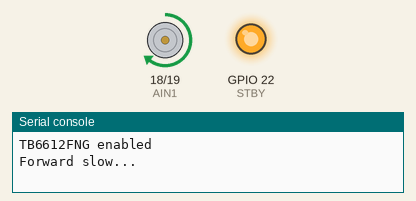
This program was run on a simulated ESP32 board running MicroPython. Shown: motor-driver pin pairs drawn as motors (green arrow = first pin HIGH = forward, orange = second pin HIGH = backward, longer = more drive, scaled by the enable pin, stopped while the standby pin is LOW), output pins drawn as LEDs (lit = HIGH), the last lines printed to the serial console. At 26.0 s the program stops and its outputs stay as they are.

Above: at 0.1 s.
At 5.1 s:
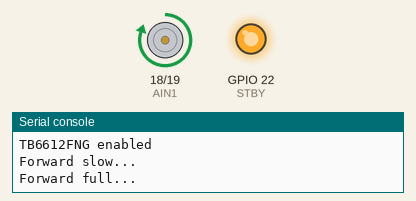
At 13.1 s:
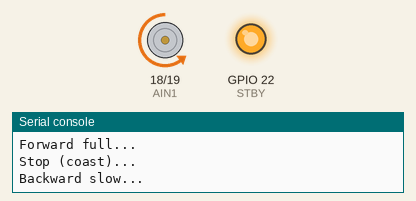
At 26.1 s:
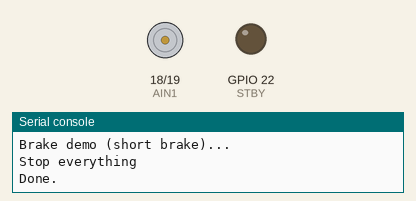
Timing chart, 0 to 27.5 s (numbered marks = the images above):
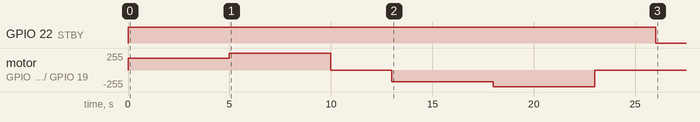

The program:

controlMotor.py
```python
# tb6612fng_simple.py
# MicroPython example for TB6612FNG + two DC motors (e.g. Tamiya 4WD)
# Works on Pico, ESP32, etc.

from machine import Pin, PWM
from time import sleep

# ────────────────────────────────────────────────
# Pin definitions (change to match YOUR wiring!)
# ────────────────────────────────────────────────

STBY = Pin(22, Pin.OUT)          # Standby pin – must be HIGH to enable driver

# Motor A (usually left motors on Tamiya 4WD)
AIN1 = Pin(18, Pin.OUT)
AIN2 = Pin(19, Pin.OUT)
PWMA = PWM(Pin(20), freq=1000, duty_u16=0)   # PWM freq 1kHz is fine

# ────────────────────────────────────────────────
# Helper functions
# ────────────────────────────────────────────────

def motor_a(speed):
    """
    speed: -1000 to +1000
      positive = forward
      negative = reverse
      0 = stop (coast)
    """
    if speed > 0:
        AIN1.value(1)
        AIN2.value(0)
        PWMA.duty_u16(speed * 65)          # 0→65535 range
    elif speed < 0:
        AIN1.value(0)
        AIN2.value(1)
        PWMA.duty_u16((-speed) * 65)
    else:
        AIN1.value(0)                       # coast stop
        AIN2.value(0)
        PWMA.duty_u16(0)


def drive(left_speed):
    """ left_speed: -1000 to 1000 """
    motor_a(left_speed)


# ────────────────────────────────────────────────
# Main demo
# ────────────────────────────────────────────────

STBY.value(1)  # Enable the driver (important!)
print("TB6612FNG enabled")

try:
    print("Forward slow...")
    drive(700)
    sleep(5)

    print("Forward full...")
    drive(1000)
    sleep(5)

    print("Stop (coast)...")
    drive(0)
    sleep(3)

    print("Backward slow...")
    drive(-700)
    sleep(5)

    print("Backward full...")
    drive(-1000)
    sleep(5)

    print("Brake demo (short brake)...")
    AIN1.value(1);
    AIN2.value(1)    # short brake on A
    PWMA.duty_u16(0)
    sleep(3)

    print("Stop everything")
    drive(0)

finally:
    STBY.value(0)               # Optional: go to low-power standby
    print("Done.")
```

Measured:
- by itself, GPIO 22 (STBY): LOW → HIGH at 0.00 s, → LOW 26.0 s later
- by itself, motor on GPIO 18 (AIN1) / GPIO 19 (AIN2): stopped → forward 177/255 at 0.00 s, → forward 253/255 5.0 s later, → stopped 5.0 s later, → backward 177/255 3.0 s later, … (6 changes in this stretch)
